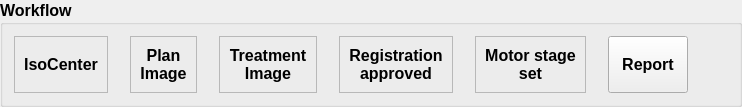
     <widget class="QGroupBox" name="GroupCoordinates">
      <property name="sizePolicy">
       <sizepolicy hsizetype="Preferred" vsizetype="Minimum">
        <horstretch>0</horstretch>
        <verstretch>0</verstretch>
       </sizepolicy>
      </property>
      <property name="minimumSize">
       <size>
        <width>0</width>
        <height>100</height>
       </size>
      </property>
      <property name="maximumSize">
       <size>
        <width>16777215</width>
        <height>200</height>
       </size>
      </property>
      <property name="font">
       <font>
        <pointsize>12</pointsize>
        <weight>75</weight>
        <bold>true</bold>
       </font>
      </property>
      <property name="title">
       <string>Workflow</string>
      </property>
      <layout class="QHBoxLayout" name="horizontalLayout">
       <item>
        <widget class="QFrame" name="SS_IsoCenter">
         <property name="minimumSize">
          <size>
           <width>0</width>
           <height>20</height>
          </size>
         </property>
         <property name="autoFillBackground">
          <bool>false</bool>
         </property>
         <property name="frameShape">
          <enum>QFrame::StyledPanel</enum>
         </property>
         <property name="frameShadow">
          <enum>QFrame::Sunken</enum>
         </property>
         <layout class="QGridLayout" name="gridLayout_43">
          <item row="0" column="0">
           <widget class="QLabel" name="SS_IC_Label">
            <property name="text">
             <string>IsoCenter</string>
            </property>
            <property name="alignment">
             <set>Qt::AlignCenter</set>
            </property>
           </widget>
          </item>
         </layout>
        </widget>
       </item>
       <item>
        <widget class="QLabel" name="label_7">
         <property name="sizePolicy">
          <sizepolicy hsizetype="Maximum" vsizetype="Preferred">
           <horstretch>0</horstretch>
           <verstretch>0</verstretch>
          </sizepolicy>
         </property>
         <property name="text">
          <string/>
         </property>
         <property name="pixmap">
          <pixmap resource="ressources.qrc">:/Arrows/Icons/move_right.png</pixmap>
         </property>
         <property name="scaledContents">
          <bool>true</bool>
         </property>
        </widget>
       </item>
       <item>
        <widget class="QFrame" name="SS_PlanImage">
         <property name="minimumSize">
          <size>
           <width>0</width>
           <height>20</height>
          </size>
         </property>
         <property name="autoFillBackground">
          <bool>false</bool>
         </property>
         <property name="frameShape">
          <enum>QFrame::StyledPanel</enum>
         </property>
         <property name="frameShadow">
          <enum>QFrame::Sunken</enum>
         </property>
         <layout class="QGridLayout" name="gridLayout_44">
          <item row="0" column="0">
           <widget class="QLabel" name="SS_Plan_Box_2">
            <property name="text">
             <string>Plan
Image</string>
            </property>
            <property name="alignment">
             <set>Qt::AlignCenter</set>
            </property>
           </widget>
          </item>
         </layout>
        </widget>
       </item>
       <item>
        <widget class="QLabel" name="label_8">
         <property name="text">
          <string/>
         </property>
         <property name="pixmap">
          <pixmap resource="ressources.qrc">:/Arrows/Icons/move_right.png</pixmap>
         </property>
         <property name="scaledContents">
          <bool>true</bool>
         </property>
        </widget>
       </item>
       <item>
        <widget class="QFrame" name="SS_TreatImage">
         <property name="minimumSize">
          <size>
           <width>0</width>
           <height>20</height>
          </size>
         </property>
         <property name="autoFillBackground">
          <bool>false</bool>
         </property>
         <property name="frameShape">
          <enum>QFrame::StyledPanel</enum>
         </property>
         <property name="frameShadow">
          <enum>QFrame::Sunken</enum>
         </property>
         <layout class="QGridLayout" name="gridLayout_47">
          <item row="0" column="0">
           <widget class="QLabel" name="LabelCOM_4">
            <property name="text">
             <string>Treatment
Image</string>
            </property>
            <property name="alignment">
             <set>Qt::AlignCenter</set>
            </property>
           </widget>
          </item>
         </layout>
        </widget>
       </item>
       <item>
        <widget class="QLabel" name="label_11">
         <property name="text">
          <string/>
         </property>
         <property name="pixmap">
          <pixmap resource="ressources.qrc">:/Arrows/Icons/move_right.png</pixmap>
         </property>
         <property name="scaledContents">
          <bool>true</bool>
         </property>
        </widget>
       </item>
       <item>
        <widget class="QFrame" name="SS_RegApproved">
         <property name="minimumSize">
          <size>
           <width>0</width>
           <height>20</height>
          </size>
         </property>
         <property name="autoFillBackground">
          <bool>false</bool>
         </property>
         <property name="frameShape">
          <enum>QFrame::StyledPanel</enum>
         </property>
         <property name="frameShadow">
          <enum>QFrame::Sunken</enum>
         </property>
         <layout class="QGridLayout" name="gridLayout_49">
          <item row="0" column="0">
           <widget class="QLabel" name="LabelCOM_5">
            <property name="text">
             <string>Registration
approved</string>
            </property>
            <property name="alignment">
             <set>Qt::AlignCenter</set>
            </property>
           </widget>
          </item>
         </layout>
        </widget>
       </item>
       <item>
        <widget class="QLabel" name="label_12">
         <property name="text">
          <string/>
         </property>
         <property name="pixmap">
          <pixmap resource="ressources.qrc">:/Arrows/Icons/move_right.png</pixmap>
         </property>
         <property name="scaledContents">
          <bool>true</bool>
         </property>
        </widget>
       </item>
       <item>
        <widget class="QFrame" name="SS_StageSet">
         <property name="minimumSize">
          <size>
           <width>0</width>
           <height>20</height>
          </size>
         </property>
         <property name="autoFillBackground">
          <bool>false</bool>
         </property>
         <property name="frameShape">
          <enum>QFrame::StyledPanel</enum>
         </property>
         <property name="frameShadow">
          <enum>QFrame::Sunken</enum>
         </property>
         <layout class="QGridLayout" name="gridLayout_52">
          <item row="0" column="0">
           <widget class="QLabel" name="LabelCOM_6">
            <property name="text">
             <string>Motor stage
set</string>
            </property>
            <property name="alignment">
             <set>Qt::AlignCenter</set>
            </property>
           </widget>
          </item>
         </layout>
        </widget>
       </item>
       <item>
        <widget class="QLabel" name="label_16">
         <property name="text">
          <string/>
         </property>
         <property name="pixmap">
          <pixmap resource="ressources.qrc">:/Arrows/Icons/move_right.png</pixmap>
         </property>
         <property name="scaledContents">
          <bool>true</bool>
         </property>
        </widget>
       </item>
       <item>
        <widget class="QPushButton" name="Button_create_report">
         <property name="maximumSize">
          <size>
           <width>16777215</width>
           <height>500</height>
          </size>
         </property>
         <property name="text">
          <string>Report</string>
         </property>
        </widget>
       </item>
       <item>
        <spacer name="horizontalSpacer_3">
         <property name="orientation">
          <enum>Qt::Horizontal</enum>
         </property>
         <property name="sizeType">
          <enum>QSizePolicy::MinimumExpanding</enum>
         </property>
         <property name="sizeHint" stdset="0">
          <size>
           <width>40</width>
           <height>20</height>
          </size>
         </property>
        </spacer>
       </item>
      </layout>
     </widget>
